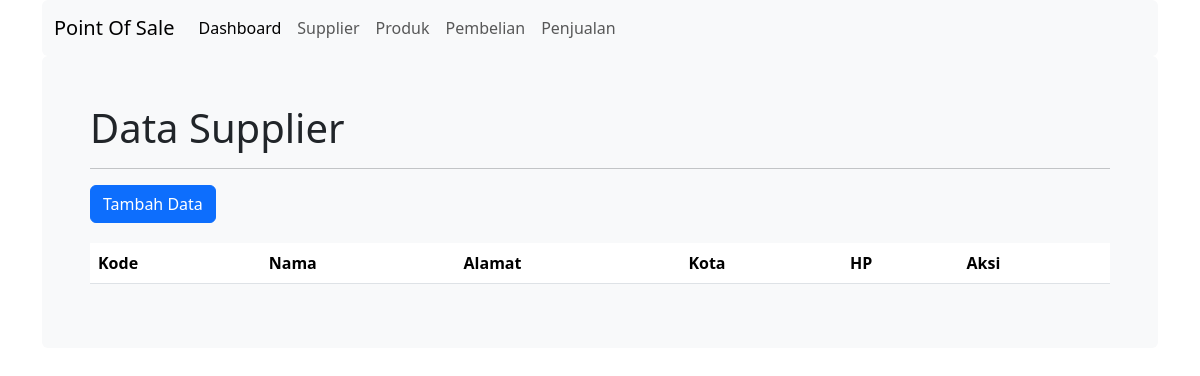
Before: /index.php?menu=supplier with the older database file.
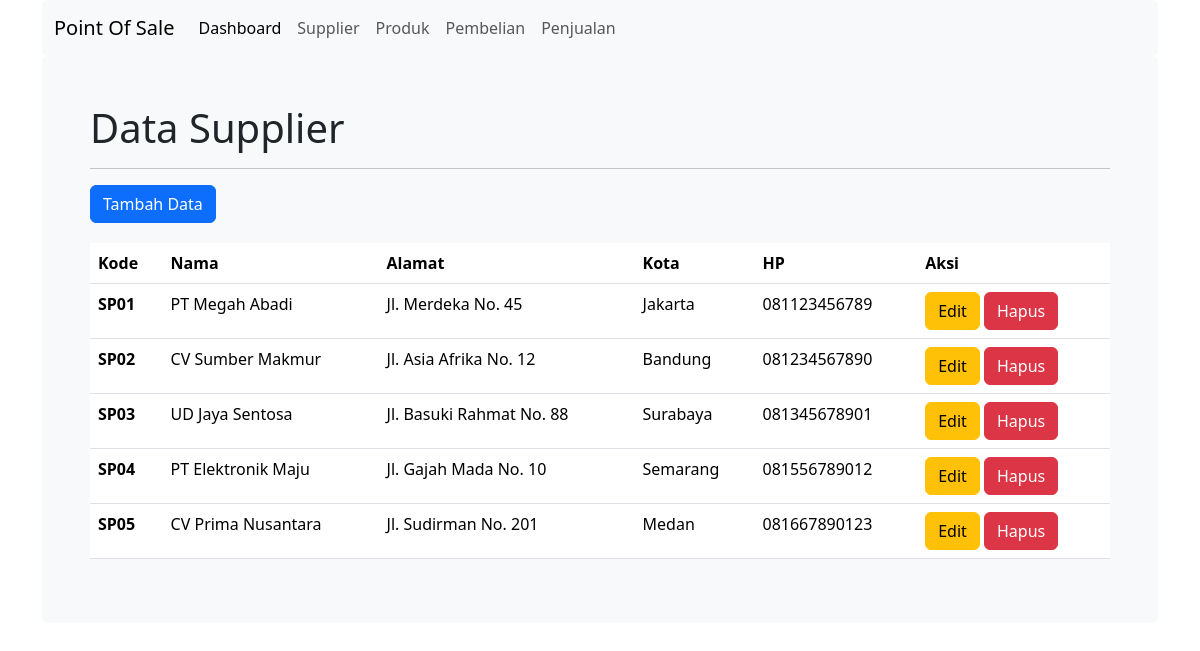
After: the same page with the newer database file.
### tables this page shows
CREATE TABLE IF NOT EXISTS `supplier` (
  `id` varchar(6) NOT NULL,
  `nama` varchar(60) NOT NULL,
  `alamat` varchar(150) NOT NULL,
  `kota` varchar(50) NOT NULL,
  `hp` varchar(30) NOT NULL,
  PRIMARY KEY (`id`)
);

### pages/supplier/index.php (the view, shortened to what this page needs)
<div>
    <div class="bg-body-tertiary p-5 rounded">
        <div class="col-sm-12 mx-auto">
            <h1>Data Supplier</h1>
            <hr>
            <button type="button" class="btn btn-primary" onclick="add()">
                Tambah Data
            </button>
            <table class="table" style="margin-top: 20px;">
                <thead>
                    <tr>
                        <th scope="col">Kode</th>
                        <th scope="col">Nama</th>
                        <th scope="col">Alamat</th>
                        <th scope="col">Kota</th>
                        <th scope="col">HP</th>
                        <th scope="col">Aksi</th>
                    </tr>
                </thead>
                <tbody>
                    <?php
                    $query = mysqli_query($conn, "select * from supplier");
                    while ($row = mysqli_fetch_assoc($query)) {
                    ?>
                        <tr>
                            <th><?php echo $row['id'] ?></th>
                            <td><?php echo $row['nama'] ?></td>
                            <td><?php echo $row['alamat'] ?></td>
                            <td><?php echo $row['kota'] ?></td>
                            <td><?php echo $row['hp'] ?></td>
                            <td>
                                <button type="button" class="btn btn-warning" onclick="edit()">
                                    Edit
                                </button>
                                <button type="button" class="btn btn-danger">
                                    Hapus
                                </button>
                            </td>
                        </tr>
                    <?php
                    }
                    ?>
                </tbody>
            </table>
        </div>
    </div>
</div>

### index.php (shortened to what this page needs)
<?php
include 'koneksi.php';
?>
<!doctype html>
<html lang="en" data-bs-theme="auto">
<head>
  <link href="assets/dist/css/bootstrap.min.css" rel="stylesheet" />
</head>
<body>
  <main>
    <div class="container">
      <?php
      include 'menu.php';
      if (isset($_GET['menu'])) {
        $menu = $_GET['menu'];
        if ($menu == "dashboard") {
          include 'pages/dashboard/index.php';
        } else if ($menu == "supplier") {
          include 'pages/supplier/index.php';
        } else if ($menu == "produk") {
          include 'pages/produk/index.php';
        } else if ($menu == "penjualan") {
          include 'pages/penjualan/index.php';
        } else if ($menu == "tambah-penjualan") {
          include 'pages/penjualan/detil.php';
          } else if ($menu == "pembelian") {
          include 'pages/pembelian/index.php';
        } else if ($menu == "tambah-pembelian") {
          include 'pages/pembelian/detil.php';
        }
      } else {
        include 'pages/dashboard/index.php';
      }
      ?>
    </div>
  </main>
</body>
</html>

### menu.php
<nav class="navbar navbar-expand-lg bg-body-tertiary rounded" aria-label="Eleventh navbar example">
    <div class="container-fluid">
        <a class="navbar-brand" href="#">Point Of Sale</a>
        <div class="collapse navbar-collapse" id="navbarsExample09">
            <ul class="navbar-nav me-auto mb-2 mb-lg-0">
                <li class="nav-item">
                    <a class="nav-link active" aria-current="page" href="index.php?menu=dashboard">Dashboard</a>
                </li>
                <li class="nav-item">
                    <a class="nav-link" aria-current="page" href="index.php?menu=supplier">Supplier</a>
                </li>
                <li class="nav-item">
                    <a class="nav-link" aria-current="page" href="index.php?menu=produk">Produk</a>
                </li>
                <li class="nav-item">
                    <a class="nav-link" aria-current="page" href="index.php?menu=pembelian">Pembelian</a>
                </li>
                <li class="nav-item">
                    <a class="nav-link" aria-current="page" href="index.php?menu=penjualan">Penjualan</a>
                </li>
            </ul>
        </div>
    </div>
</nav>

Changed rows visible on the page:
added supplier: id "SP01", nama "PT Megah Abadi", alamat "Jl. Merdeka No. 45", kota "Jakarta", hp "081123456789"
added supplier: id "SP02", nama "CV Sumber Makmur", alamat "Jl. Asia Afrika No. 12", kota "Bandung", hp "081234567890"
added supplier: id "SP03", nama "UD Jaya Sentosa", alamat "Jl. Basuki Rahmat No. 88", kota "Surabaya", hp "081345678901"
added supplier: id "SP04", nama "PT Elektronik Maju", alamat "Jl. Gajah Mada No. 10", kota "Semarang", hp "081556789012"
added supplier: id "SP05", nama "CV Prima Nusantara", alamat "Jl. Sudirman No. 201", kota "Medan", hp "081667890123"
